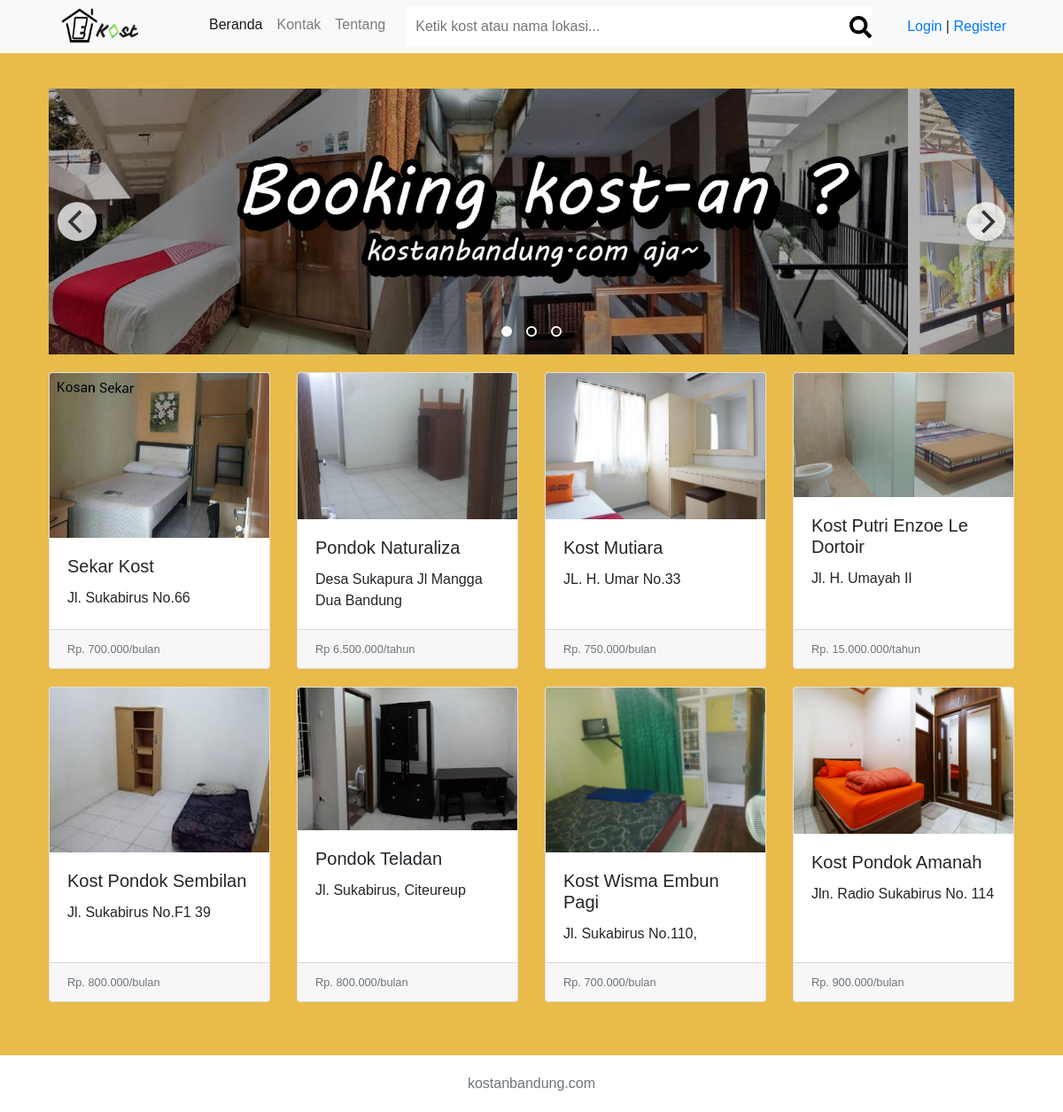
The page / on the database its author committed.
### tables this page shows
CREATE TABLE `list_kost` (
  `id` varchar(10) NOT NULL,
  `nama_kos` varchar(255) NOT NULL,
  `kategori` varchar(255) NOT NULL,
  `alamat` varchar(255) NOT NULL,
  `harga` varchar(255) NOT NULL,
  `kontak` varchar(255) NOT NULL,
  `kos_img` varchar(255) NOT NULL
);

### application/controllers/controller.php (called while the page is built, shortened)
<?php
class controller extends CI_Controller {
	function __construct(){
			$this->load->model('model_general');
			$this->load->view('links');
			$this->load->view('sticky/header');
			$this->load->library('form_validation');
			$this->load->library('session');
	}
	public function index()
	{
		$data['recommend'] = $this->model_general->get_homepageRec();
		$this->load->view('homepage',$data);
		$this->load->view('sticky/footer');
	}
}

### index.php (called while the page is built, shortened)
<?php
require_once BASEPATH.'core/CodeIgniter.php';

### application/models/model_general.php (called while the page is built, shortened)
<?php
class model_general extends CI_Model
{
	public function get_homepageRec(){
	    $this->db->order_by('rand()');
    	$this->db->limit(8);
    	$query = $this->db->get('list_kost');
    	return $query->result_array();
	}
}
?>

### application/views/homepage.php (the view, shortened to what this page needs)
<div class="row" id="body-row" style="padding:40px">
    <div class="col">
      <div class="carousel" data-flickity='{ "fullscreen": true, "lazyLoad": 1 , "wrapAround" : true, "autoPlay": 3000}'>
        <div class="carousel-cell">
          <img class="carousel-cell-image"
            data-flickity-lazyload="<?= base_url('img/test.jpg');  ?>" />
        </div>
        <div class="carousel-cell">
          <img class="carousel-cell-image"
            data-flickity-lazyload="<?= base_url('img/test1.jpg'); ?>" />
        </div>
      </div>
      <div class="row" style="padding-top:20px; padding-left:15px;">
      </div>
      <div class="card-deck">
        <?php $i = 0; foreach ($recommend as $item) :  ?>
        <div class="card">
          <img src="<?= base_url($item['kos_img']) ?>" class="card-img-top" alt="...">
          <div class="card-body">
            <h5 class="card-title"><?= $item['nama_kos'] ?></h5>
            <p class="card-text"><?= $item['alamat'] ?></p>
          </div>
          <div class="card-footer">
            <small class="text-muted"><?= $item['harga'] ?></small>
          </div>
        </div>
        <?php if (($i + 1)%4 == 0 && $i != 0){ ?>
          </div>
          <div class="card-deck" style="padding-top: 20px;">
        <?php } ?>
      <?php $i++; endforeach ?>
    </div>
</div>
</div>

### application/views/links.php (shortened to what this page needs)
<head>
  <link rel="stylesheet" href="<?= base_url('essentials/css/bootstrap.css')?>">
  <link rel="stylesheet" href="<?= base_url('essentials/css/flickity.css')?>">
</head>

### application/views/sticky/header.php (shortened to what this page needs)
<link rel="stylesheet" href="<?= base_url('essentials/css/view_css/header.css')?>">
<nav class="navbar navbar-expand-lg navbar-light bg-light sticky-top" style="height:60px;">
  <a class="navbar-brand ml-5" href="<?= base_url() ?>" style="text-decoration: none;">
    <img src="<?= base_url('img/logo.png')?>" class="img_fluid" id="navBannerImage" >
  </a>
  <ul class="navbar-nav mr-auto">
    <li class="nav-item leftNav active ml-5">
      <a class="nav-link" href="<?= base_url() ?>">Beranda</a>
    </li>
    <li class="nav-item leftNav">
      <a class="nav-link" href="#" data-toggle="modal" data-target="#exampleModalCenter3">Kontak</a>
    </li>
    <li class="nav-item leftNav">
      <a class="nav-link" href="#">Tentang</a>
    </li>
    <li class="pl-3 ">
      <form class="form-inline my-2 my-lg-0 " style="background:white;" action="<?= base_url('index.php/controller/search'); ?>" method="post">
        <input type="search" name="keyword" id="navInput" placeholder="Ketik kost atau nama lokasi... "  style="border-style:hidden;">
          <img src="<?= base_url('img/search.svg') ?>" width="25"   alt="">
      </form>
    </li>
  </ul>
  <?php if($this->session->userdata('status') != "login"){ ?>
    <ul class="navbar-nav mr-5">
      <li>
        <a  href="#" data-toggle="modal" data-target="#exampleModalCenter">Login</a> | <a href="#"  data-toggle="modal" data-target="#exampleModalCenter2">Register</a>
      </li>
    </ul>
  <?php } ?>
</nav>

### application/views/sticky/footer.php
<footer class="footer" style="padding:20px; background-color: white;" align="center">
      <div class="container">
        <span class="text-muted">kostanbandung.com</span>
      </div>
</footer>

### essentials/css/flickity.css (style rules this page uses)
.flickity-enabled { position: relative; }
.flickity-enabled.is-draggable { -webkit-tap-highlight-color: transparent; -webkit-user-select: none; -moz-user-select: none; -ms-user-select: none; user-select: none; }

### essentials/css/view_css/header.css (style rules this page uses)
#navBannerImage { width:100px; height:50px; }
#navInput { width:500px; padding:10px; }
.navbar { top:0; }

### application/views/sticky/header.php (style rules this page uses)
a:link { text-decoration: none; }

### application/views/homepage.php (style rules this page uses)
#body-row { margin-left:0; margin-right:0; }
* { box-sizing: border-box; }
.carousel { background: #222; }
.carousel-cell { width: 100%; height: 300px; margin-right: 10px; display: flex; align-items: center; justify-content: center; }
.carousel-cell-image { display: block; max-height: 100%; }

### rows shown on the page
list_kost: kos_img (picture), nama_kos "Sekar Kost", alamat "Jl. Sukabirus No.66", harga "Rp. 700.000/bulan"
list_kost: kos_img (picture), nama_kos "Pondok Naturaliza", alamat "Desa Sukapura Jl Mangga Dua Bandung", harga "Rp 6.500.000/tahun"
list_kost: kos_img (picture), nama_kos "Kost Mutiara", alamat "JL. H. Umar No.33", harga "Rp. 750.000/bulan"
list_kost: kos_img (picture), nama_kos "Kost Putri Enzoe Le Dortoir", alamat "Jl. H. Umayah II", harga "Rp. 15.000.000/tahun"
list_kost: kos_img (picture), nama_kos "Kost Pondok Sembilan", alamat "Jl. Sukabirus No.F1 39", harga "Rp. 800.000/bulan"
list_kost: kos_img (picture), nama_kos "Pondok Teladan", alamat "Jl. Sukabirus, Citeureup", harga "Rp. 800.000/bulan"
list_kost: kos_img (picture), nama_kos "Kost Wisma Embun Pagi", alamat "Jl. Sukabirus No.110,", harga "Rp. 700.000/bulan"
list_kost: kos_img (picture), nama_kos "Kost Pondok Amanah", alamat "Jln. Radio Sukabirus No. 114", harga "Rp. 900.000/bulan"
